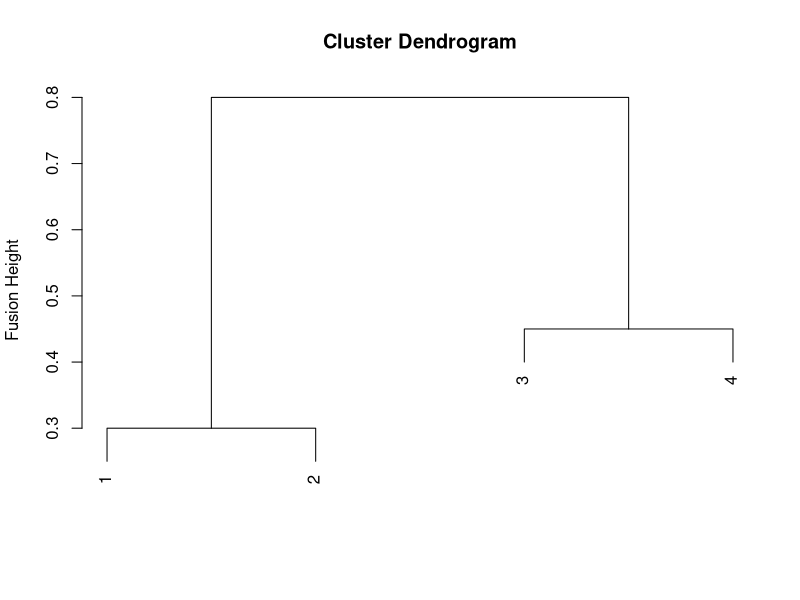
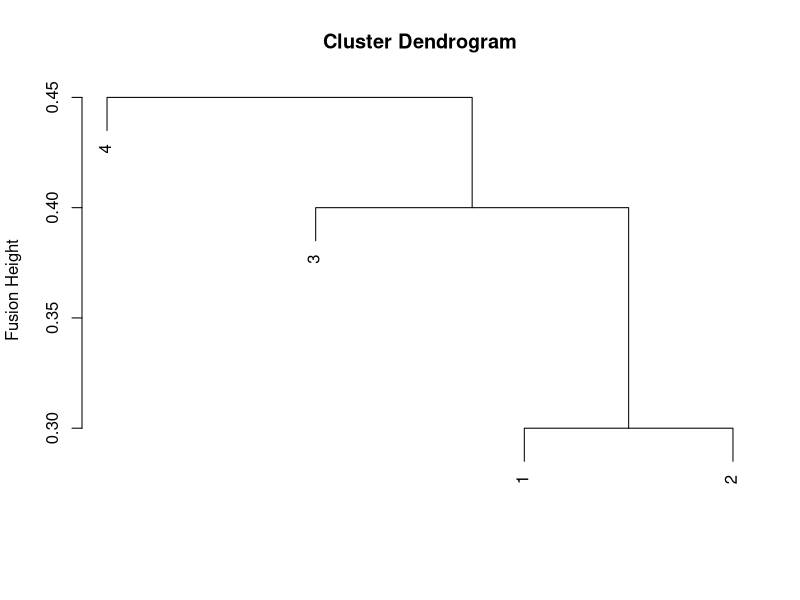
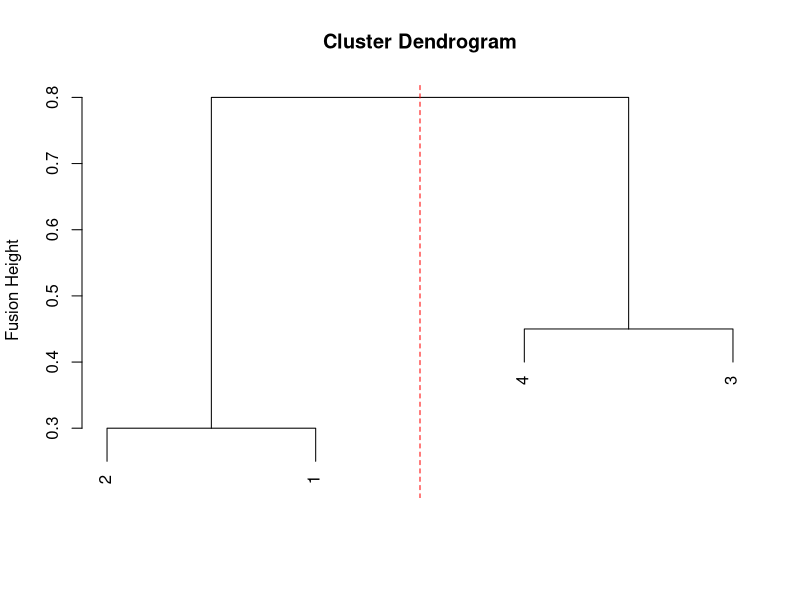
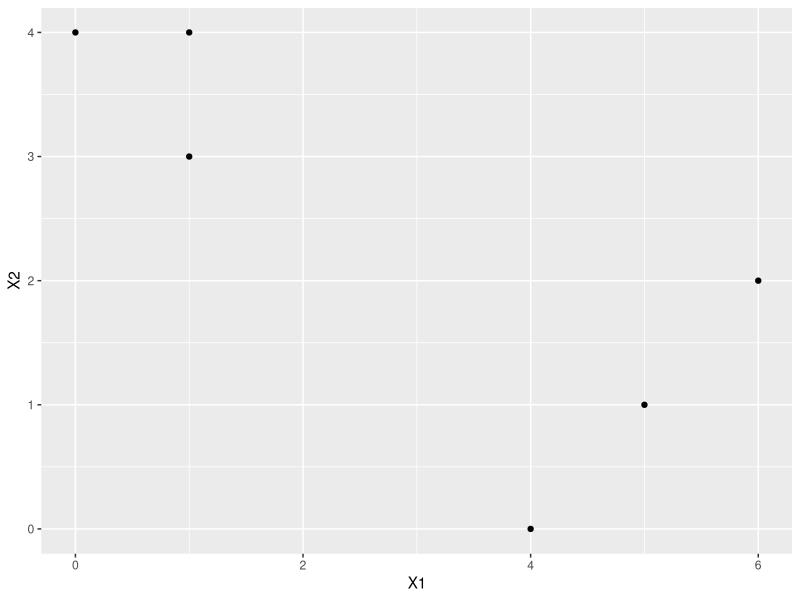
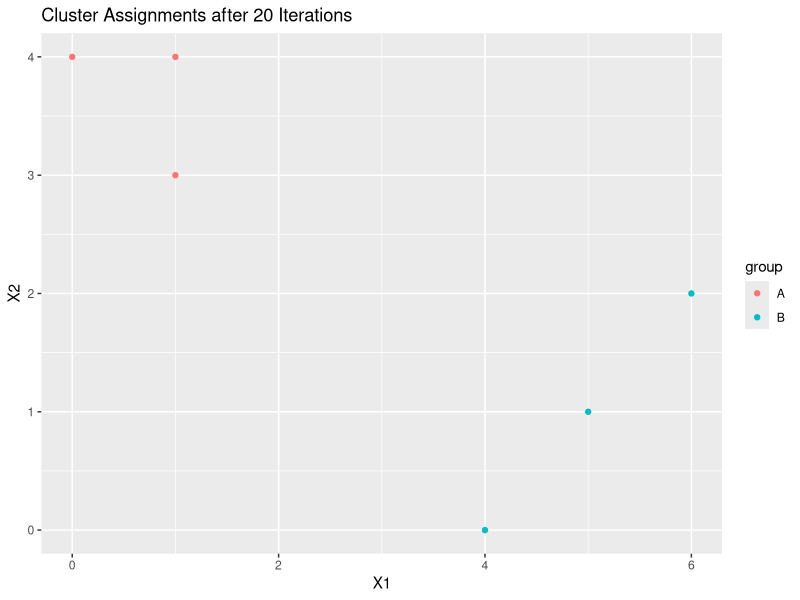
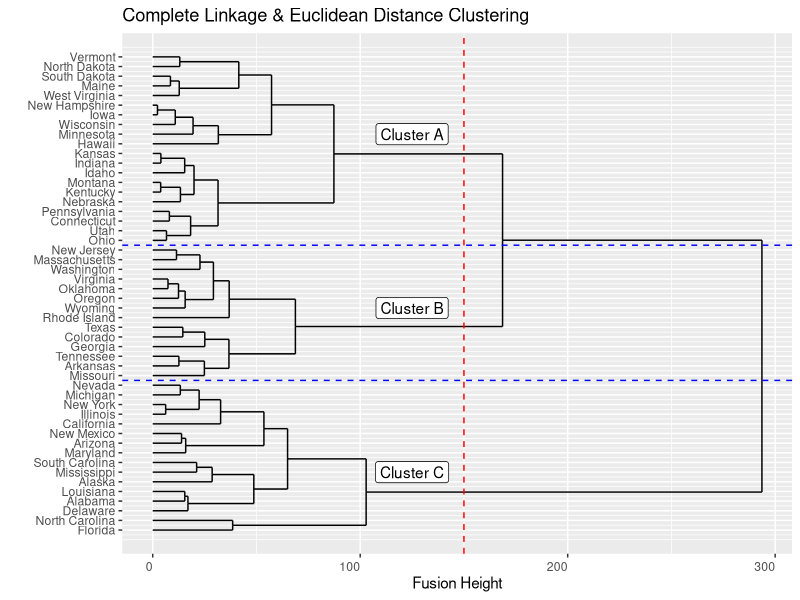
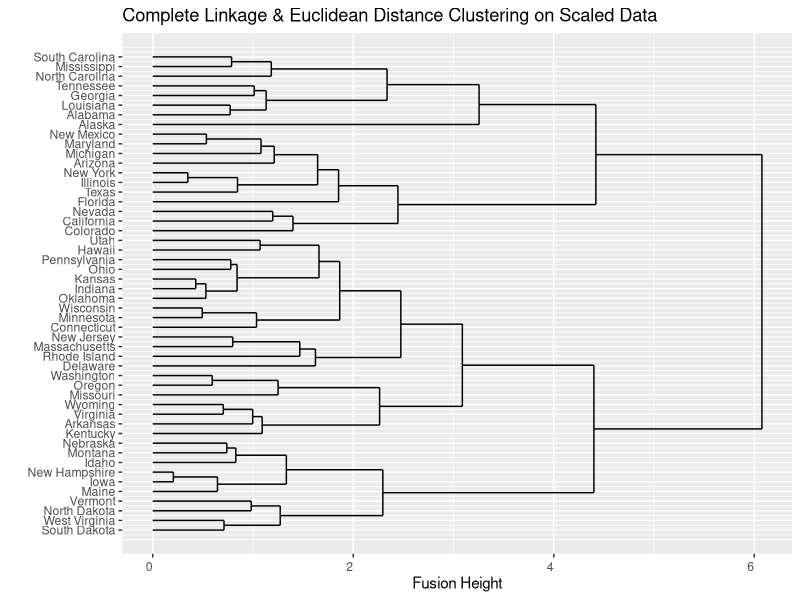
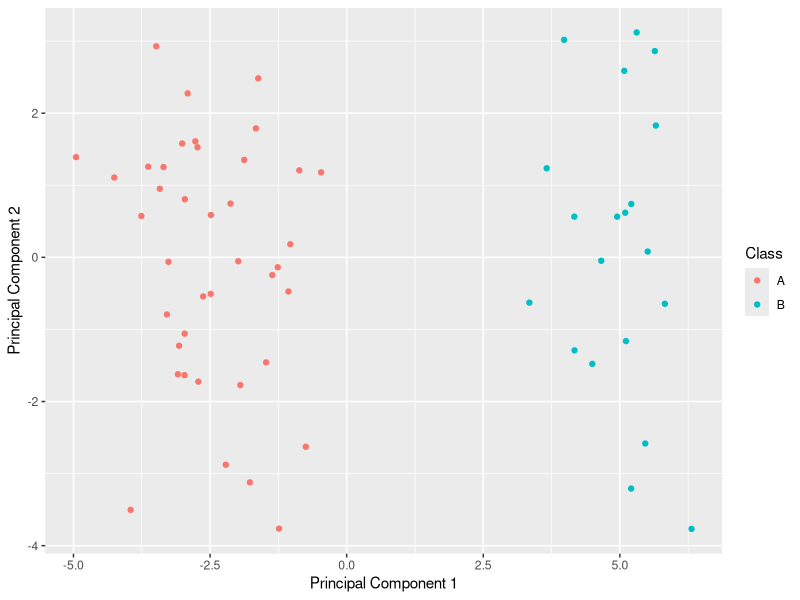

The R script that drew these images, in order:
## ---- chunk 1
x <- matrix(c(0, 0.3, 0.4, 0.7,
              0.3, 0, 0.5, 0.8,
              0.4, 0.5, 0, 0.45,
              0.7, 0.8, 0.45, 0), ncol = 4, nrow = 4)

plot(hclust(as.dist(x), method = 'complete'),
     xlab = "",
     sub = "",
     ylab = "Fusion Height")
## ---- chunk 2
plot(hclust(as.dist(x), method = 'single'),
     xlab = "",
     sub = "",
     ylab = "Fusion Height")
## ---- chunk 3
plot(hclust(as.dist(x), method = 'complete'),
     xlab = "",
     sub = "",
     ylab = "Fusion Height", labels = c(2,1,4,3))
abline(v = 2.5, col = 'red', lty = 2)
## ---- chunk 4
suppressPackageStartupMessages(library(ggplot2))
df <- data.frame(x1 = c(1,1,0,5,6,4),
                 x2 = c(4,3,4,1,2,0))
qplot(df$x1, df$x2, xlab = 'X1', ylab = 'X2')
## ---- chunk 5
suppressPackageStartupMessages(library(knitr))
df$group <- sample(c('A','B'), 6, replace = TRUE)
knitr::kable(df, caption = 'Sample Data with Group Assignments')
## ---- chunk 6
group.a <- subset(df, group == 'A')
group.b <- subset(df, group == 'B')

# centroid calculation
calculate.centroid <- function(df, variables=c('x1','x2')) {
    
    coordinates <- NULL
    
    for (variable in variables) {
        column.mean <- mean(df[, variable])
        coordinates <- c(column.mean, coordinates)
    }
    
    return(coordinates)
}
group.a.centroid <- calculate.centroid(group.a)
group.b.centroid <- calculate.centroid(group.b)
print(paste("Group A centroid at coordinates",
            round(group.a.centroid[1], 2), 'and', round(group.a.centroid[2], 2)))
print(paste("Group B centroid at coordinates",
            round(group.b.centroid[1], 2), 'and', round(group.b.centroid[2], 2)))
## ---- chunk 7
centroid.matrix <- matrix(c(group.a.centroid, group.b.centroid),
                            nrow = 2, 
                            ncol = 2)

reassign.cluster <- function(df,
                             col.idx=c(1,2),
                             cluster.column='group',
                             cluster.labels=c('A','B'),
                             centroids=centroid.matrix) {
    
    df.matrix <- as.matrix(df[, col.idx])

    updated.labels <- NULL
    for (i in 1:dim(df.matrix)[1]) {

        sqr.manhattan.dist <- (df.matrix[i, ] - centroids)^2
        euclidean.dist <- sqrt(colSums(sqr.manhattan.dist))
        closest.centroid <- which.min(euclidean.dist)
        updated.labels <- c(updated.labels, cluster.labels[closest.centroid])

    }
    
    return(data.frame(df.matrix, group = updated.labels))

}
updated.df <- reassign.cluster(df)
knitr::kable(updated.df, caption = "Sample Data After One Reassignment Iteration")
## ---- chunk 8
for (i in 1:20) {
    # split data
    group.a <- subset(df, group == 'A')
    group.b <- subset(df, group == 'B')
    
    # recalculate centroid
    group.a.centroid <- calculate.centroid(group.a)
    group.b.centroid <- calculate.centroid(group.b)
    
    # create centroid matrix
    centroid.matrix <- matrix(c(group.a.centroid, group.b.centroid), nrow = 2, ncol = 2)
    
    # re-assign group labels
    df <- reassign.cluster(df)
}
## ---- chunk 9
ggplot(df, aes(x = x1, y = x2, color = group)) +
    geom_point() +
    xlab('X1') +
    ylab('X2') +
    ggtitle('Cluster Assignments after 20 Iterations')
## ---- chunk 10
set.seed(10000)
control <- matrix(rnorm(1000*50), nrow = 50, ncol = 1000)
treatment <- matrix(rnorm(1000*50), nrow = 50, ncol = 1000)

df <- data.frame(rbind(control, treatment))
df$group <- sample(c('Control','Treatment'), 100, replace = TRUE)

genes <- colnames(df)
genes <- genes[1:length(genes) - 1]
p.values <- NULL
for (gene in genes) {
    result <- t.test(df[df$group == 'Control', gene], df[df$group != 'Control', gene])
    p.values <- c(p.values, result$p.value)
}

results.df <- data.frame(Gene = genes,
                         PValue = p.values)
results.df <- results.df[order(results.df$PValue),]
results.df$Rank <- seq(1, 1000, 1)
rownames(results.df) <- results.df$Rank

total.tests <- length(genes)
fdr <-  0.25

results.df$BHValue <- results.df$Rank / total.tests * fdr
results.df$Significant <- ifelse(results.df$PValue < results.df$BHValue, 1, 0)
knitr::kable(head(results.df),
             caption = 'Top Statistical Tests Results: Control vs. Treatment')
## ---- chunk 11
df <- USArrests
scaled.df <- t(scale(t(df)))
euc.df.scale <- as.matrix(dist(scaled.df))
# using the transpose to perform a row-wise correlation as opposed to column-wise correlation
cor.df <- cor(t(scaled.df))

constant <- (euc.df.scale^2) / (1 - cor.df)
knitr::kable(constant[1:5,1:5],
             caption = "$(1 - Cor(x_i, y_i)) = Dist(x_i, y_i)^2 * Constant$")
## ---- chunk 12
scaled.df <- scale(USArrests)
pca <- prcomp(scaled.df)
pve <-  pca$sdev^2 / sum(pca$sdev^2)
## ---- chunk 13
# total variance in X
total.var <- 0
len <- dim(scaled.df)[1]
for (i in 1:dim(scaled.df)[2]) {
    col.var <- sum(scaled.df[,i]^2)
    total.var <- total.var + col.var
}

transformed.df <- scaled.df %*% pca$rotation
manual.pve <- NULL
for (i in 1:dim(transformed.df)[2]){
    col.var <- sum(transformed.df[,i]^2)
    manual.pve <- c(manual.pve, col.var/total.var)
}
knitr::kable(data.frame(PrincipalComponent = 1:4,
                        AutomaticPVE = pve,
                        ManualPVE = manual.pve),
             caption = 'Proportion of Variance Explained')
## ---- chunk 14
df <- USArrests
complete <- hclust(dist(df), method = 'complete')
## ---- chunk 15
suppressPackageStartupMessages(library(ggdendro))

label.df <- data.frame(labels = c('Cluster C','Cluster B','Cluster A'),
                       x = c(7, 24, 42),
                       y = (rep(125, 3)))

ggdendrogram(complete, rotate = TRUE, theme_dendro = FALSE) +
    geom_hline(yintercept = 150, col = 'red', lty = 2) +
    geom_vline(xintercept = 16.5, col = 'blue', lty = 2) +
    geom_vline(xintercept = 30.5, col = 'blue', lty = 2) +
    geom_label(data = label.df, aes(x = x, y = y, label = labels)) +
    ggtitle("Complete Linkage & Euclidean Distance Clustering") +
    xlab('') +
    ylab('Fusion Height')

clusters <- cutree(complete, 3)
clusters
## ---- chunk 16
complete.scaled <- hclust(dist(scale(df)), method = 'complete')
## ---- chunk 17
ggdendrogram(complete.scaled, rotate = TRUE, theme_dendro = FALSE) +
    ggtitle("Complete Linkage & Euclidean Distance Clustering on Scaled Data") +
    xlab('') +
    ylab('Fusion Height')
## ---- chunk 18
set.seed(10000)
df <- data.frame(
    matrix(rnorm(60*50),
           ncol = 50,
           nrow = 60)
)
df$class <- sample(c('A','B','C'), replace = TRUE)

dimensions <- sample(1:50, 3)
for (i in dimensions) {
    df[df$class == 'A',i] <- df[df$class == 'A', i] + sample(5:10, 1)
    df[df$class == 'B',i] <- df[df$class == 'B', i] - sample(-15:-5, 1)
    df[df$class == 'C',i] <- df[df$class == 'C', i] + sample(20:30, 1)
}
## ---- chunk 19
# excluding the class labels column
pca <- prcomp(df[,1:(dim(df)[2] - 1)])
transformed.df <- data.frame(pca$x)
transformed.df$class <- df$class
ggplot(df, aes(x = transformed.df$PC1, y = transformed.df$PC2, color = transformed.df$class)) +
    geom_point() +
    xlab("Principal Component 1") +
    ylab("Principal Component 2") +
    labs(color = 'Class')
## ---- chunk 20
# excluding the class labels column
km.out <- kmeans(df[,1:(dim(df)[2] - 1)], centers = 3, nstart = 20)
table(km.out$cluster, df$class)
## ---- chunk 21
km.out <- kmeans(df[,1:(dim(df)[2] - 1)], centers = 2, nstart = 20)
table(km.out$cluster, df$class)
## ---- chunk 22
km.out <- kmeans(df[,1:(dim(df)[2] - 1)], centers = 4, nstart = 20)
table(km.out$cluster, df$class)
ggplot(df, aes(x = transformed.df$PC1, y = transformed.df$PC2, color = factor(km.out$cluster))) +
    geom_point() +
    xlab("Principal Component 1") +
    ylab("Principal Component 2") +
    labs(color = 'K-means Class')
## ---- chunk 23
km.pca <- kmeans(pca$x[,1:2], centers = 3, nstart = 20)
table(km.pca$cluster, df$class)
## ---- chunk 24
km.out <- kmeans(scale(df[,1:(dim(df)[2] - 1)]), centers = 3, nstart = 20)
table(km.out$cluster, df$class)
